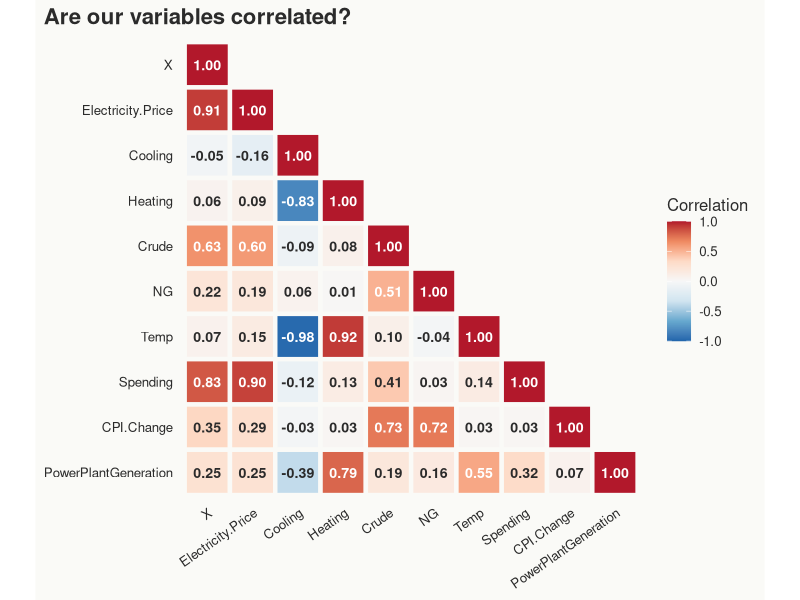
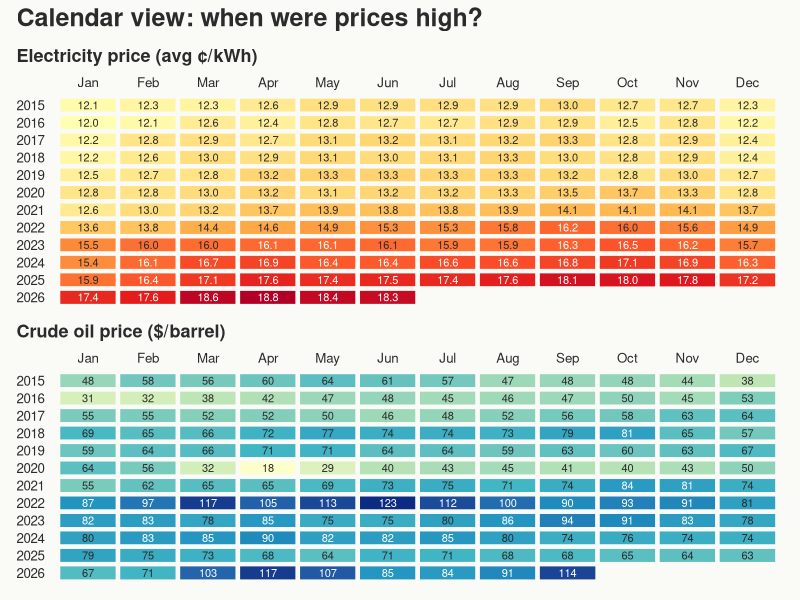
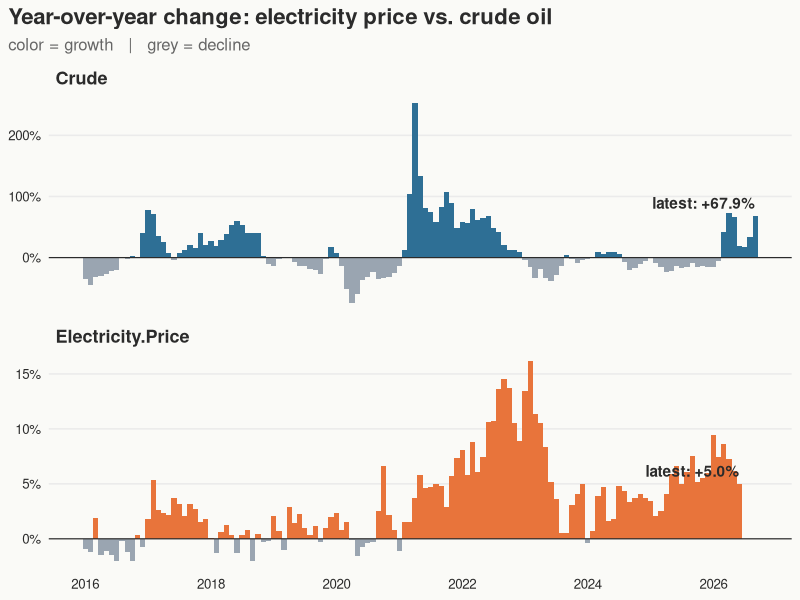

The R script that drew these images, in order:

# Script: 02_eda.R
# Purpose:
# The purpose of this script is to create exploratory plots from the collected data.csv. This script gives us
# plots to better understand the correlation between predictors as well as trends in the response over time.
#
# Process:
# 1. Install and load the required packages.
# 2. Load the dataset and set up the plot theme.
# 3. Create a correlation heatmap to compare relationships between variables.
# 4. Create calendar heatmaps to visualize monthly electricity and crude oil prices.
# 5. Create year-over-year growth plots to compare changes in electricity and crude oil prices.
# 6. Save the plots to the output folder.
#
# Input:
#     data/data.csv
# Output:
#     output/1_correlation_heatmap_R.png
#     output/2_calendar_heatmap_R.png
#     output/3_yoy_growth_R.png

# Install any required packages that are not already installed.
packages <- c("tidyverse", "patchwork", "scales")

new_packages <- packages[!(packages %in% installed.packages()[, "Package"])]

if (length(new_packages) > 0) {
  install.packages(new_packages, repos = "https://cloud.r-project.org")
}
# Load the required packages.
library(tidyverse)
library(patchwork)
library(scales)


# Load the dataset containing electricity prices and predictor variables.
df <- read.csv("data/data.csv") %>%
  mutate(Date = as.Date(Date))


# Set background and text colors for the plots.
BG  <- "#FAFAF7"
INK <- "#2B2B2B"

# Set a consistent theme to use across all plots.
theme_set(
  theme_minimal(base_size = 12) +
    theme(plot.background  = element_rect(fill = BG, color = NA),
          panel.background = element_rect(fill = BG, color = NA),
          text             = element_text(color = INK),
          axis.text        = element_text(color = INK),
          plot.title       = element_text(face = "bold", size = 16, hjust = 0),
          plot.title.position = "plot")
)


# 1. Correlation heatmap
# Exclude the Date column and calculate correlations between variables.
vars <- setdiff(names(df), "Date")
cm   <- cor(df[vars], use = "pairwise.complete.obs")

# Convert the correlation matrix into a data frame for plotting.
# Set the variable order and keep only the lower triangle to avoid duplicate correlations.
corr_long <- as.data.frame(as.table(cm)) |>
  set_names(c("row", "col", "r")) |>
  mutate(row = factor(row, levels = rev(vars)),
         col = factor(col, levels = vars)) |>
  filter(as.integer(factor(row, levels = vars)) >= as.integer(col))

# Create a heatmap with correlation values displayed in each tile.
p_corr <- ggplot(corr_long, aes(col, row, fill = r)) +
  geom_tile(color = BG, linewidth = 1.5) +
  geom_text(aes(label = sprintf("%.2f", r), color = abs(r) > 0.5),
            fontface = "bold", size = 3.6) +
  scale_color_manual(values = c(`TRUE` = "white", `FALSE` = INK), guide = "none") +
  scale_fill_distiller(palette = "RdBu", direction = -1, limits = c(-1, 1),
                       name = "Correlation") +
  coord_fixed() +
  labs(title = "Are our variables correlated?", x = NULL, y = NULL) +
  theme(panel.grid  = element_blank(),
        axis.text.x = element_text(angle = 35, hjust = 1))

# Save the correlation heatmap to the output folder.
ggsave("output/1_correlation_heatmap_R.png", p_corr, width = 9, height = 7, dpi = 200, bg = BG)


# 2. Calendar heatmaps
# Create a function to plot monthly values across years for a selected variable.
calendar_panel <- function(col, title, palette, fmt) {

  # Prepare the year, month, and variable values for the calendar heatmap.
  d <- df |>
    transmute(Year  = factor(year(Date), levels = rev(sort(unique(year(Date))))),
              Month = month(Date, label = TRUE),
              v     = .data[[col]]) |>
    mutate(light_text = rescale(v) > 0.6,
           label      = ifelse(is.na(v), "", sprintf(fmt, v)))

  # Plot each year as a row and each month as a column.
  # Tile colors represent values, and labels display the monthly values.
  ggplot(d, aes(Month, Year, fill = v)) +
    geom_tile(color = BG, linewidth = 1.5) +
    geom_text(aes(label = label, color = light_text), size = 2.8) +
    scale_color_manual(values = c(`TRUE` = "white", `FALSE` = INK), guide = "none") +
    scale_fill_distiller(palette = palette, direction = 1, na.value = BG, guide = "none") +
    scale_x_discrete(position = "top") +
    labs(title = title, x = NULL, y = NULL) +
    theme(panel.grid = element_blank(),
          plot.title = element_text(size = 13))
}

# Create calendar heatmaps for electricity and crude oil prices.
# Combine both plots vertically and add an overall title.
p_cal <- calendar_panel("Electricity.Price", "Electricity price (avg ¢/kWh)", "YlOrRd", "%.1f") /
  calendar_panel("Crude",             "Crude oil price ($/barrel)",   "YlGnBu", "%.0f") +
  plot_annotation(title = "Calendar view: when were prices high?",
                  theme = theme(plot.title = element_text(face = "bold", size = 18, color = INK),
                                plot.background = element_rect(fill = BG, color = NA)))

# Save the combined calendar heatmaps.
ggsave("output/2_calendar_heatmap_R.png", p_cal, width = 12, height = 11, dpi = 200, bg = BG)


# 3. Year-over-year growth
# Calculate the percentage change from the same month in the previous year.
# A 12-month lag is used because the data are monthly.
yoy <- df |>
  transmute(Date,
            Electricity.Price = (Electricity.Price / lag(Electricity.Price, 12) - 1) * 100,
            Crude               = (Crude / lag(Crude, 12) - 1) * 100) |>
  # Reshape the data so electricity and crude oil growth can be plotted together.
  pivot_longer(-Date, names_to = "series", values_to = "yoy") |>
  drop_na() |>
  # Use a separate fill group to show negative growth as a decline.
  mutate(fill_group = ifelse(yoy >= 0, series, "Decline"))

# Find the latest available year-over-year growth value for each variable.
latest <- yoy |> group_by(series) |> slice_max(Date, n = 1) |> ungroup()

# Create bar charts showing year-over-year growth for electricity and crude oil.
p_yoy <- ggplot(yoy, aes(Date, yoy, fill = fill_group)) +
  geom_col(width = 31) +
  geom_hline(yintercept = 0, color = INK, linewidth = 0.4) +
  # Label the latest growth value in each panel.
  geom_text(data = latest, aes(label = sprintf("latest: %+.1f%%", yoy)),
            inherit.aes = FALSE, x = latest$Date, y = latest$yoy,
            hjust = 1, vjust = -0.6, nudge_x = -100, fontface = "bold", color = INK) +
  scale_fill_manual(values = c(Electricity.Price = "#E8743B",
                               Crude               = "#2E6F95",
                               Decline             = "#9AA5B1"),
                    guide = "none") +
  scale_y_continuous(labels = label_number(suffix = "%")) +
  facet_wrap(~ series, ncol = 1, scales = "free_y") +
  labs(title = "Year-over-year change: electricity price vs. crude oil",
       subtitle = "color = growth   |   grey = decline", x = NULL, y = NULL) +
  theme(panel.grid.minor   = element_blank(),
        panel.grid.major.x = element_blank(),
        strip.text         = element_text(face = "bold", size = 13, hjust = 0, color = INK),
        plot.subtitle      = element_text(color = "#666666"))

# Save the year-over-year growth plots.
ggsave("output/3_yoy_growth_R.png", p_yoy, width = 12, height = 8, dpi = 200, bg = BG)


# Print a message when the script finishes running.
message("done")
